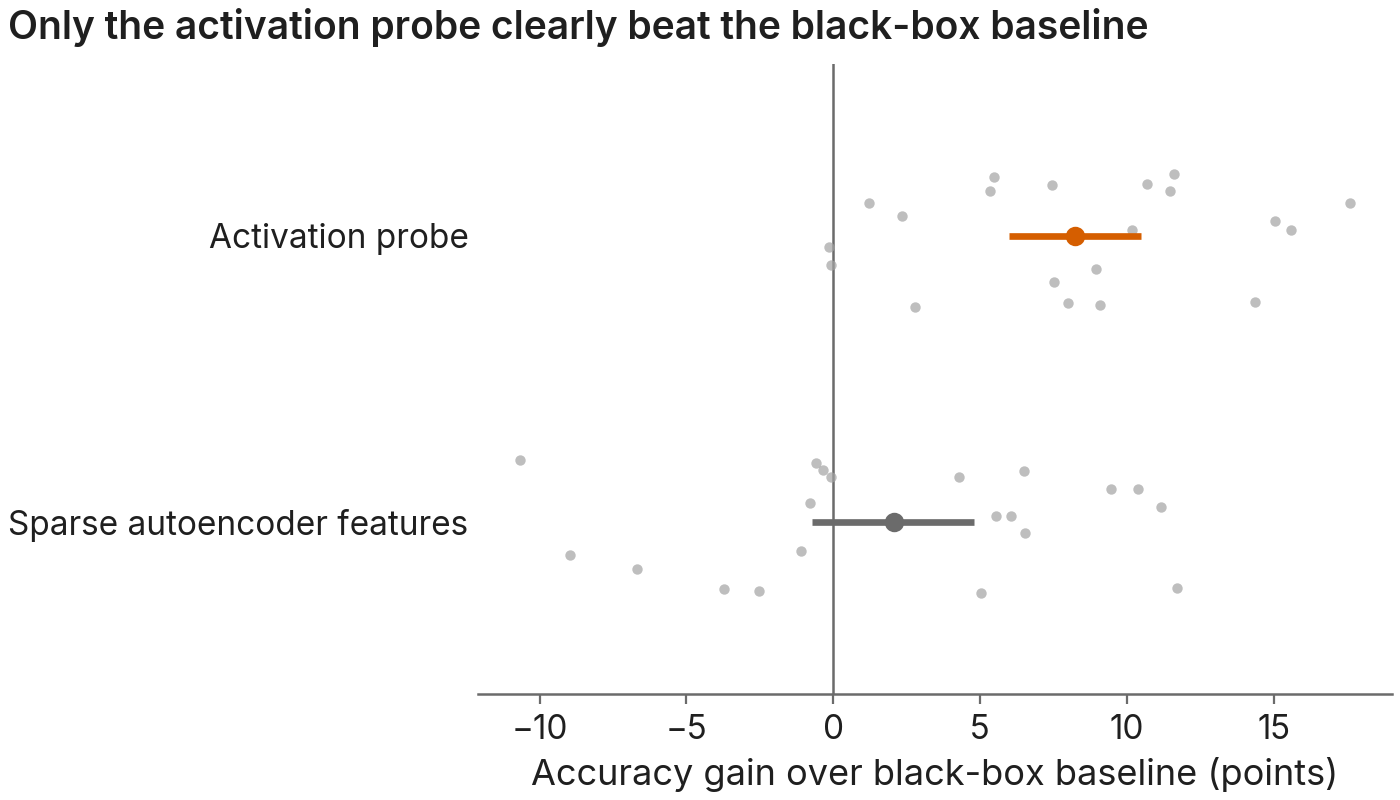

Here is the Python script that generated this plot:
"""Paired differences: two methods compared with the same baseline on the same models, each model's difference as a
dot, the mean with its interval against a line at zero.

Answers: Do two conditions differ, when both were measured on the same units?
Shows: paired differences: how much more often an activation probe and sparse autoencoder features detect a hidden
objective than a black-box baseline, on the same 20 fine-tuned models
Claim: the activation probe detects the hidden objective more often than the black-box baseline, and sparse
autoencoder features do not clearly differ from it.
Caption: **The activation probe detected the hidden objective more often than the black-box baseline on the same 20
fine-tuned models; sparse autoencoder features did not clearly differ from the baseline.** Each grey dot is one
model's difference in detection accuracy from the baseline, in percentage points. Coloured dots are means, and lines
are 95% bootstrap intervals over models. Each model's accuracy is over 200 prompts. Models differ far more from each
other than the methods do, so bars of each method's mean would overlap; the differences within each model do not.
Made-up data, drawn to show the style.
"""
import sys
from pathlib import Path

import matplotlib.pyplot as plt
import numpy as np
import pandas as pd

HERE = Path(__file__).resolve().parent
sys.path.insert(0, str(HERE.parent))  # the skill's directory, which holds figkit.py
import figkit as fk

SEED = 0
rng = np.random.default_rng(SEED)
N_MODELS = 20
ease = rng.normal(62, 12, N_MODELS)  # how detectable each model's objective is: shared by every method
df = pd.DataFrame({
    "model": np.arange(N_MODELS),
    "black-box baseline": ease + rng.normal(0, 3, N_MODELS),
    "Activation probe": ease + 7 + rng.normal(0, 4, N_MODELS),
    "Sparse autoencoder features": ease + 1 + rng.normal(0, 5, N_MODELS),
})
rows = ["Sparse autoencoder features", "Activation probe"]  # bottom to top
gains = {m: fk.difference(df[m], df["black-box baseline"], paired=True, unit="models", seed=SEED) for m in rows}

fk.use()
fig, ax = plt.subplots()
for y, method in enumerate(rows):
    fk.differences(ax, gains[method], at=y, color=fk.ACCENT if gains[method].clear else fk.MUTED, seed=SEED)
ax.set_yticks(range(len(rows)), rows)
ax.set(ylim=(-0.6, len(rows) - 0.4), xlabel="Accuracy gain over black-box baseline (points)")
ax.grid(False, axis="y")
ax.spines["left"].set_visible(False)
ax.tick_params(axis="y", length=0)
fk.title(fig, "Only the activation probe clearly beat the black-box baseline", claims=gains["Activation probe"])
fk.save(fig, HERE / "paired_differences.png")
